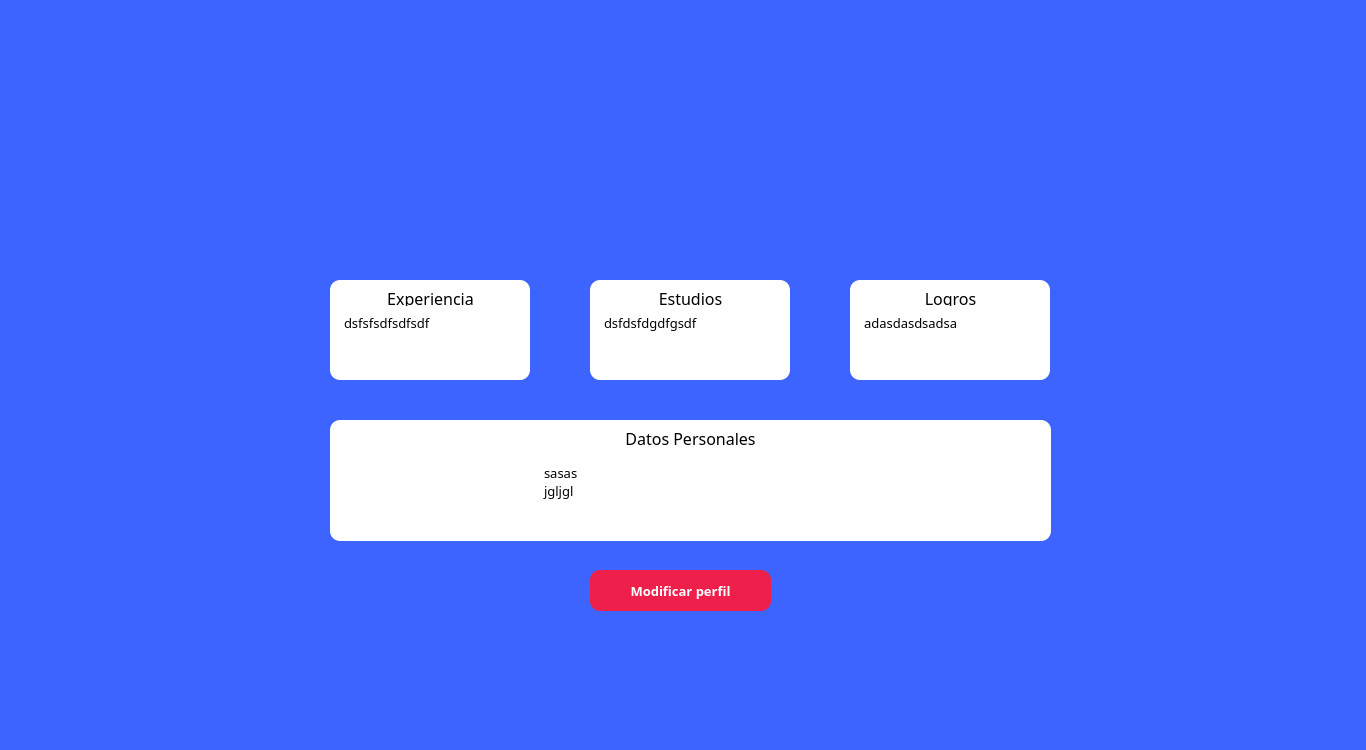
<?xml version="1.0" encoding="UTF-8"?>
<ui version="4.0">
 <class>medico_informacion</class>
 <widget class="QWidget" name="medico_informacion">
  <property name="geometry">
   <rect>
    <x>0</x>
    <y>0</y>
    <width>1366</width>
    <height>750</height>
   </rect>
  </property>
  <property name="windowTitle">
   <string>Form</string>
  </property>
  <widget class="QLabel" name="label">
   <property name="geometry">
    <rect>
     <x>0</x>
     <y>0</y>
     <width>1366</width>
     <height>750</height>
    </rect>
   </property>
   <property name="styleSheet">
    <string notr="true">background: #3E64FF;</string>
   </property>
   <property name="text">
    <string/>
   </property>
  </widget>
  <widget class="QPlainTextEdit" name="text_datos_personales">
   <property name="geometry">
    <rect>
     <x>540</x>
     <y>460</y>
     <width>411</width>
     <height>71</height>
    </rect>
   </property>
   <property name="font">
    <font>
     <family>Montserrat</family>
     <pointsize>10</pointsize>
    </font>
   </property>
   <property name="layoutDirection">
    <enum>Qt::LeftToRight</enum>
   </property>
   <property name="styleSheet">
    <string notr="true">background: white;
border: none;
</string>
   </property>
   <property name="inputMethodHints">
    <set>Qt::ImhMultiLine</set>
   </property>
   <property name="verticalScrollBarPolicy">
    <enum>Qt::ScrollBarAlwaysOff</enum>
   </property>
   <property name="horizontalScrollBarPolicy">
    <enum>Qt::ScrollBarAlwaysOff</enum>
   </property>
   <property name="readOnly">
    <bool>true</bool>
   </property>
   <property name="plainText">
    <string>sasas
jgljgl

</string>
   </property>
  </widget>
  <widget class="QPlainTextEdit" name="text_experiencia">
   <property name="geometry">
    <rect>
     <x>340</x>
     <y>310</y>
     <width>181</width>
     <height>61</height>
    </rect>
   </property>
   <property name="font">
    <font>
     <family>Montserrat</family>
     <pointsize>10</pointsize>
    </font>
   </property>
   <property name="styleSheet">
    <string notr="true">background: white;
border: none;</string>
   </property>
   <property name="verticalScrollBarPolicy">
    <enum>Qt::ScrollBarAlwaysOff</enum>
   </property>
   <property name="horizontalScrollBarPolicy">
    <enum>Qt::ScrollBarAlwaysOff</enum>
   </property>
   <property name="readOnly">
    <bool>true</bool>
   </property>
   <property name="plainText">
    <string>dsfsfsdfsdfsdf</string>
   </property>
  </widget>
  <widget class="QLabel" name="label_3">
   <property name="geometry">
    <rect>
     <x>590</x>
     <y>280</y>
     <width>200</width>
     <height>100</height>
    </rect>
   </property>
   <property name="styleSheet">
    <string notr="true">background: white;
border-radius: 10px;</string>
   </property>
   <property name="text">
    <string/>
   </property>
  </widget>
  <widget class="QLabel" name="foto_medico">
   <property name="geometry">
    <rect>
     <x>600</x>
     <y>50</y>
     <width>181</width>
     <height>181</height>
    </rect>
   </property>
   <property name="text">
    <string/>
   </property>
   <property name="pixmap">
    <pixmap resource="../../resources.qrc">:/imagenes/Imagenes/imgPrueba.png</pixmap>
   </property>
   <property name="scaledContents">
    <bool>true</bool>
   </property>
   <property name="alignment">
    <set>Qt::AlignCenter</set>
   </property>
  </widget>
  <widget class="QLabel" name="label_8">
   <property name="geometry">
    <rect>
     <x>900</x>
     <y>290</y>
     <width>101</width>
     <height>16</height>
    </rect>
   </property>
   <property name="font">
    <font>
     <family>Montserrat</family>
     <pointsize>12</pointsize>
    </font>
   </property>
   <property name="styleSheet">
    <string notr="true">background: none;</string>
   </property>
   <property name="text">
    <string>Logros</string>
   </property>
   <property name="alignment">
    <set>Qt::AlignCenter</set>
   </property>
  </widget>
  <widget class="QLabel" name="label_7">
   <property name="geometry">
    <rect>
     <x>640</x>
     <y>290</y>
     <width>101</width>
     <height>16</height>
    </rect>
   </property>
   <property name="font">
    <font>
     <family>Montserrat</family>
     <pointsize>12</pointsize>
    </font>
   </property>
   <property name="styleSheet">
    <string notr="true">background: none;</string>
   </property>
   <property name="text">
    <string>Estudios</string>
   </property>
   <property name="alignment">
    <set>Qt::AlignCenter</set>
   </property>
  </widget>
  <widget class="QPlainTextEdit" name="text_logros">
   <property name="geometry">
    <rect>
     <x>860</x>
     <y>310</y>
     <width>181</width>
     <height>61</height>
    </rect>
   </property>
   <property name="font">
    <font>
     <family>Montserrat</family>
     <pointsize>10</pointsize>
    </font>
   </property>
   <property name="styleSheet">
    <string notr="true">background: white;
border: none;</string>
   </property>
   <property name="verticalScrollBarPolicy">
    <enum>Qt::ScrollBarAlwaysOff</enum>
   </property>
   <property name="horizontalScrollBarPolicy">
    <enum>Qt::ScrollBarAlwaysOff</enum>
   </property>
   <property name="readOnly">
    <bool>true</bool>
   </property>
   <property name="plainText">
    <string>adasdasdsadsa
</string>
   </property>
  </widget>
  <widget class="QLabel" name="label_2">
   <property name="geometry">
    <rect>
     <x>330</x>
     <y>280</y>
     <width>200</width>
     <height>100</height>
    </rect>
   </property>
   <property name="styleSheet">
    <string notr="true">background: white;
border-radius: 10px;</string>
   </property>
   <property name="text">
    <string/>
   </property>
  </widget>
  <widget class="QLabel" name="label_4">
   <property name="geometry">
    <rect>
     <x>850</x>
     <y>280</y>
     <width>200</width>
     <height>100</height>
    </rect>
   </property>
   <property name="styleSheet">
    <string notr="true">background: white;
border-radius: 10px;</string>
   </property>
   <property name="text">
    <string/>
   </property>
  </widget>
  <widget class="QLabel" name="label_9">
   <property name="geometry">
    <rect>
     <x>600</x>
     <y>430</y>
     <width>181</width>
     <height>16</height>
    </rect>
   </property>
   <property name="font">
    <font>
     <family>Montserrat</family>
     <pointsize>12</pointsize>
    </font>
   </property>
   <property name="styleSheet">
    <string notr="true">background: none;</string>
   </property>
   <property name="text">
    <string>Datos Personales</string>
   </property>
   <property name="alignment">
    <set>Qt::AlignCenter</set>
   </property>
  </widget>
  <widget class="QLabel" name="label_6">
   <property name="geometry">
    <rect>
     <x>380</x>
     <y>290</y>
     <width>101</width>
     <height>16</height>
    </rect>
   </property>
   <property name="font">
    <font>
     <family>Montserrat</family>
     <pointsize>12</pointsize>
    </font>
   </property>
   <property name="styleSheet">
    <string notr="true">background: none;</string>
   </property>
   <property name="text">
    <string>Experiencia</string>
   </property>
   <property name="alignment">
    <set>Qt::AlignCenter</set>
   </property>
  </widget>
  <widget class="QLabel" name="label_5">
   <property name="geometry">
    <rect>
     <x>330</x>
     <y>420</y>
     <width>721</width>
     <height>121</height>
    </rect>
   </property>
   <property name="styleSheet">
    <string notr="true">background: white;
border-radius: 10px;</string>
   </property>
   <property name="text">
    <string/>
   </property>
  </widget>
  <widget class="QPlainTextEdit" name="text_estudios">
   <property name="geometry">
    <rect>
     <x>600</x>
     <y>310</y>
     <width>181</width>
     <height>61</height>
    </rect>
   </property>
   <property name="font">
    <font>
     <family>Montserrat</family>
     <pointsize>10</pointsize>
    </font>
   </property>
   <property name="styleSheet">
    <string notr="true">background: white;
border: none;</string>
   </property>
   <property name="verticalScrollBarPolicy">
    <enum>Qt::ScrollBarAlwaysOff</enum>
   </property>
   <property name="horizontalScrollBarPolicy">
    <enum>Qt::ScrollBarAlwaysOff</enum>
   </property>
   <property name="readOnly">
    <bool>true</bool>
   </property>
   <property name="plainText">
    <string>dsfdsfdgdfgsdf</string>
   </property>
  </widget>
  <widget class="QPushButton" name="btn_modificar_medico">
   <property name="geometry">
    <rect>
     <x>590</x>
     <y>570</y>
     <width>181</width>
     <height>41</height>
    </rect>
   </property>
   <property name="font">
    <font>
     <family>Montserrat</family>
     <pointsize>10</pointsize>
     <weight>75</weight>
     <bold>true</bold>
    </font>
   </property>
   <property name="styleSheet">
    <string notr="true">background: #EF1F4B;
color: white;
border-radius: 10px;</string>
   </property>
   <property name="text">
    <string>Modificar perfil</string>
   </property>
  </widget>
  <widget class="QPushButton" name="pushButton">
   <property name="geometry">
    <rect>
     <x>50</x>
     <y>30</y>
     <width>61</width>
     <height>41</height>
    </rect>
   </property>
   <property name="styleSheet">
    <string notr="true">border:none;
background: none;</string>
   </property>
   <property name="text">
    <string/>
   </property>
   <property name="icon">
    <iconset resource="../../resources.qrc">
     <normaloff>:/imagenes/Imagenes/refresh.png</normaloff>:/imagenes/Imagenes/refresh.png</iconset>
   </property>
  </widget>
  <zorder>label</zorder>
  <zorder>label_3</zorder>
  <zorder>foto_medico</zorder>
  <zorder>label_7</zorder>
  <zorder>label_2</zorder>
  <zorder>label_4</zorder>
  <zorder>label_6</zorder>
  <zorder>label_5</zorder>
  <zorder>text_estudios</zorder>
  <zorder>text_datos_personales</zorder>
  <zorder>text_experiencia</zorder>
  <zorder>text_logros</zorder>
  <zorder>label_9</zorder>
  <zorder>label_8</zorder>
  <zorder>btn_modificar_medico</zorder>
  <zorder>pushButton</zorder>
 </widget>
 <resources>
  <include location="../../resources.qrc"/>
 </resources>
 <connections/>
</ui>
